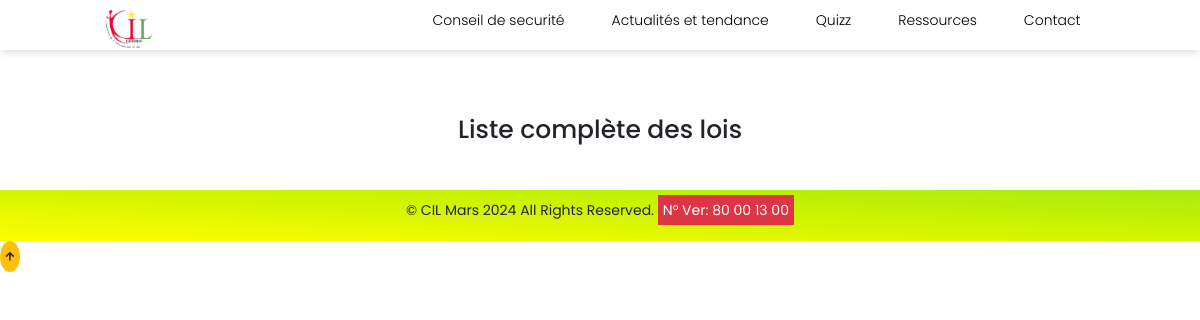
Page /lois/ on the earlier database version.
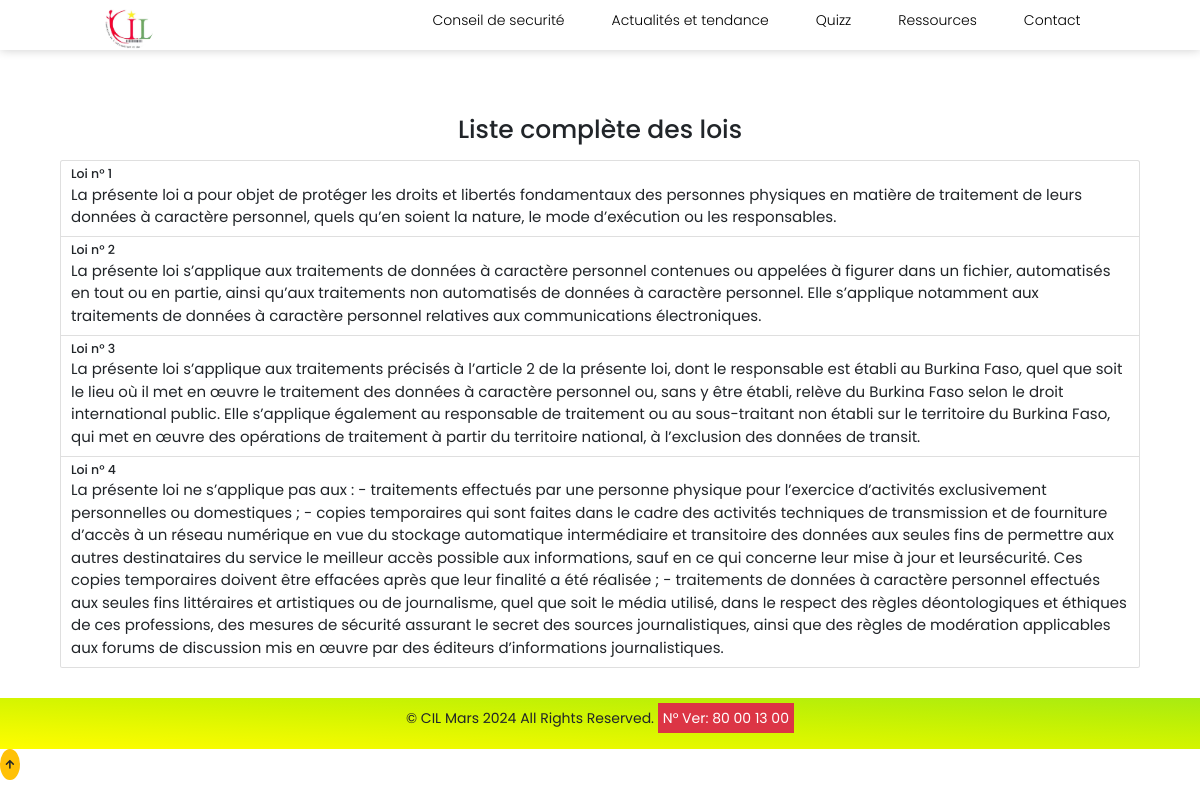
Same page on the later database version.
### app/models.py (models this page shows, shortened)
class Loi(models.Model):
    numero_article = models.IntegerField(unique=True)
    titre = models.ForeignKey(Titre_loi, on_delete=models.CASCADE, related_name='loi')
    chapitre = models.ForeignKey(Chapitre_loi, on_delete=models.CASCADE, related_name='loi')
    description = models.TextField()
    date_publication = models.DateTimeField(auto_now_add=True)

### app/views.py (the view)
# urls.py: path('lois/', views.all_lois, name='all_lois'),
def all_lois(request):
    lois = Loi.objects.all()
    return render(request, 'app/all_lois.html', {'lois': lois})

### app/templates/app/all_lois.html (shortened to what this page needs)
{% extends 'app/base.html' %}
{% block content %}
{% load static %}
    <div class="container mt-5 fs-4">
        <h1 class="text-center mb-4">Liste complète des lois</h1>
        <div class="list-group">
            {% for loi in lois %}
            <a href="#" class="list-group-item list-group-item-action">
                <h5 class="mb-1">Loi n° {{ loi.numero_article }}</h5>
                <p class="mb-1">{{ loi.description }}</p>
            </a>
            {% endfor %}
        </div>
    </div>
{% endblock content %}

Differences in the rows shown:
added Loi: numero_article "1", description "La présente loi a pour objet de protéger les droits et libertés fondamentaux des personnes physiques en matière de traitement de leurs données à caractère personnel, quels qu’en soient la nature, le mode d’exécution ou les responsables."
added Loi: numero_article "2", description "La présente loi s’applique aux traitements de données à caractère personnel contenues ou appelées à figurer dans un fichier, automatisés en tout ou en partie, ainsi qu’aux traitements non automatisés de données à caractère personnel. Elle s’applique notamment aux traitements de données à caractère personnel relatives aux communications électroniques."
added Loi: numero_article "3", description "La présente loi s’applique aux traitements précisés à l’article 2 de la présente loi, dont le responsable est établi au Burkina Faso, quel que soit le lieu où il met en œuvre le traitement des données à caractère personnel ou, sans y être établi, relève du Burkina Faso selon le droit international public. Elle s’applique également au responsable de traitement ou au sous-traitant non établi sur le territoire du Burkina Faso, qui met en œuvre des opérations de traitement à partir du territoire national, à l’exclusion des données de transit."
added Loi: numero_article "4", description "La présente loi ne s’applique pas aux : - traitements effectués par une personne physique pour l’exercice d’activités exclusivement personnelles ou domestiques ; - copies temporaires qui sont faites dans le cadre des activités techniques de transmission et de fourniture d’accès à un réseau numérique en vue du stockage automatique intermédiaire et transitoire des données aux seules fins de permettre aux autres destinataires du service le meilleur accès possible aux informations, sauf en ce qui concerne leur mise à jour et leursécurité. Ces copies temporaires doivent être effacées après que leur finalité a été réalisée ; - traitements de données à caractère personnel effectués aux seules fins…"
